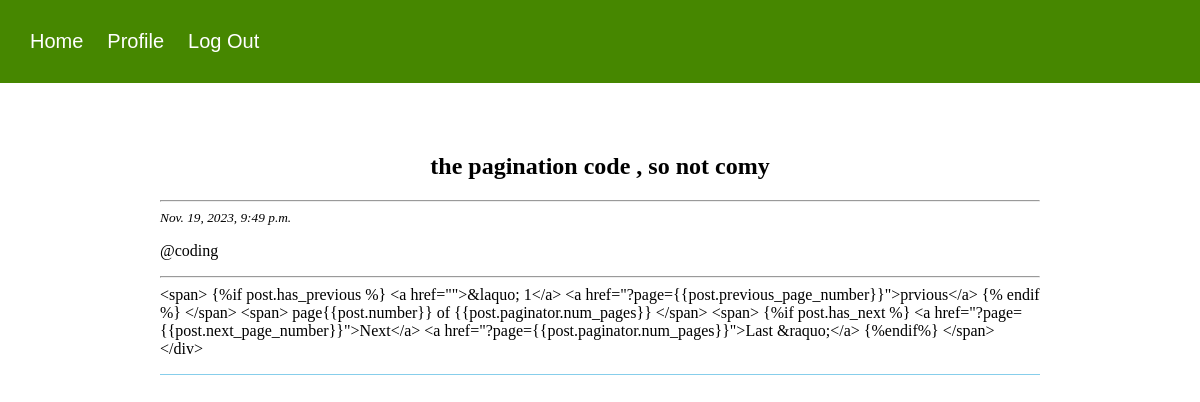
/post/readmore/5 (signed in), run on the app's committed database.
### core/models.py (models this page shows, shortened)
class Post(models.Model):
	profile = models.ForeignKey(Profile,on_delete = models.CASCADE,related_name= 'posts')
	title = models.CharField(max_length = 2030)
	body = models.CharField(max_length = 237898)
	date = models.DateTimeField(auto_now_add = True)

class Profile(models.Model):
	user = models.OneToOneField('auth.User',on_delete = models.CASCADE,related_name = 'profile')
	bio = models.CharField(max_length = 1220)
	address = models.CharField(max_length = 1220)
	roles = models.ForeignKey('Role',on_delete = models.CASCADE,related_name= 'profiles',null = True)
	date = models.DateTimeField(auto_now_add = True)

### core/views.py (the view)
# urls.py: path('post/readmore/<int:id>',ReadMore.as_view(),name='readmore'),
class ReadMore(UserMixin,generic.TemplateView):
	template_name = 'readpost.html'
	def get_context_data(self,**kwargs):
		context = super().get_context_data(**kwargs)
		post_id = self.kwargs.get('id')
		post = Post.objects.get(id=post_id)
		context['post'] = post
		return context

### core/utils.py (called while the page is built)
	def test_func(self):
		response = self.request.user.profile.roles.name == 'User'
		return response

### templates/readpost.html (shortened to what this page needs)
{%extends 'base.html'%}
{%block body%}
<div class = 'post-block'>
	<h2 style="text-align: center;">{{post.title}}</h2>
	<hr>
	<small><i>{{post.date}}</i> </small>
	<p>@{{post.profile.user.username}}</p>
	<hr>
	<pp>{{post.body}}</p>
</div>
{%endblock%}

### static/styles.css (style rules this page uses)
body { padding: 0px; margin: 0px; }
.post-block { width: 80%; margin-left: auto; margin-right: auto; / color: blue; margin-bottom: 20px; border-bottom: 1px solid skyblue; }

### data on the page
Post: title "the pagination code , so not comy", date "Nov. 19, 2023, 9:49 p.m.", profile.user.username "coding", body "<span> {%if post.has_previous %} <a href=\"\">&laquo; 1</a> <a href=\"?page={{post.previous_page_number}}\">prvious</a> {% endif %} </span> <span> page{{post.number}} of {{post.paginator.num_pages}} </span> <span> {%if post.has_next %} <a href=\"?page={{post.next_page_number}}\">Next</a> <a href=\"?page={{post.paginator.num_pages}}\">Last &raquo;</a> {%endif%} </span> </div>"
